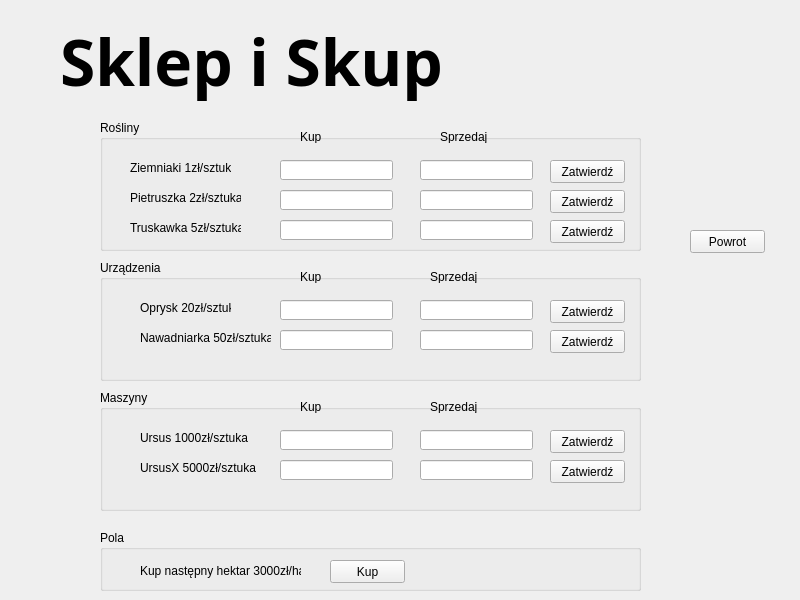
<?xml version="1.0" encoding="UTF-8"?>
<ui version="4.0">
 <class>CSklep</class>
 <widget class="QWidget" name="CSklep">
  <property name="geometry">
   <rect>
    <x>0</x>
    <y>0</y>
    <width>800</width>
    <height>600</height>
   </rect>
  </property>
  <property name="windowTitle">
   <string>Form</string>
  </property>
  <widget class="QLabel" name="label">
   <property name="geometry">
    <rect>
     <x>60</x>
     <y>20</y>
     <width>471</width>
     <height>81</height>
    </rect>
   </property>
   <property name="font">
    <font>
     <family>Rockwell Extra Bold</family>
     <pointsize>48</pointsize>
     <weight>75</weight>
     <bold>true</bold>
    </font>
   </property>
   <property name="text">
    <string>Sklep i Skup</string>
   </property>
  </widget>
  <widget class="QPushButton" name="pushButton">
   <property name="geometry">
    <rect>
     <x>690</x>
     <y>230</y>
     <width>75</width>
     <height>23</height>
    </rect>
   </property>
   <property name="text">
    <string>Powrot</string>
   </property>
  </widget>
  <widget class="QLabel" name="label_2">
   <property name="geometry">
    <rect>
     <x>130</x>
     <y>160</y>
     <width>101</width>
     <height>16</height>
    </rect>
   </property>
   <property name="text">
    <string>Ziemniaki 1zł/sztuka</string>
   </property>
  </widget>
  <widget class="QLabel" name="label_3">
   <property name="geometry">
    <rect>
     <x>130</x>
     <y>190</y>
     <width>111</width>
     <height>16</height>
    </rect>
   </property>
   <property name="text">
    <string>Pietruszka 2zł/sztuka</string>
   </property>
  </widget>
  <widget class="QLabel" name="label_4">
   <property name="geometry">
    <rect>
     <x>130</x>
     <y>220</y>
     <width>111</width>
     <height>16</height>
    </rect>
   </property>
   <property name="text">
    <string>Truskawka 5zł/sztuka</string>
   </property>
  </widget>
  <widget class="QLineEdit" name="kupZiemniaki">
   <property name="geometry">
    <rect>
     <x>280</x>
     <y>160</y>
     <width>113</width>
     <height>20</height>
    </rect>
   </property>
  </widget>
  <widget class="QLabel" name="label_5">
   <property name="geometry">
    <rect>
     <x>300</x>
     <y>130</y>
     <width>47</width>
     <height>13</height>
    </rect>
   </property>
   <property name="text">
    <string>Kup</string>
   </property>
  </widget>
  <widget class="QLabel" name="label_6">
   <property name="geometry">
    <rect>
     <x>440</x>
     <y>130</y>
     <width>47</width>
     <height>13</height>
    </rect>
   </property>
   <property name="text">
    <string>Sprzedaj</string>
   </property>
  </widget>
  <widget class="QLineEdit" name="sprzedajZiemniaki">
   <property name="geometry">
    <rect>
     <x>420</x>
     <y>160</y>
     <width>113</width>
     <height>20</height>
    </rect>
   </property>
  </widget>
  <widget class="QLineEdit" name="kupPietruszki">
   <property name="geometry">
    <rect>
     <x>280</x>
     <y>190</y>
     <width>113</width>
     <height>20</height>
    </rect>
   </property>
  </widget>
  <widget class="QLineEdit" name="kupTruskawki">
   <property name="geometry">
    <rect>
     <x>280</x>
     <y>220</y>
     <width>113</width>
     <height>20</height>
    </rect>
   </property>
  </widget>
  <widget class="QLineEdit" name="sprzedajPietruszki">
   <property name="geometry">
    <rect>
     <x>420</x>
     <y>190</y>
     <width>113</width>
     <height>20</height>
    </rect>
   </property>
  </widget>
  <widget class="QLineEdit" name="sprzedajTruskawki">
   <property name="geometry">
    <rect>
     <x>420</x>
     <y>220</y>
     <width>113</width>
     <height>20</height>
    </rect>
   </property>
  </widget>
  <widget class="QPushButton" name="ZatZiemniaki">
   <property name="geometry">
    <rect>
     <x>550</x>
     <y>160</y>
     <width>75</width>
     <height>23</height>
    </rect>
   </property>
   <property name="text">
    <string>Zatwierdź</string>
   </property>
  </widget>
  <widget class="QPushButton" name="zatPietruszki">
   <property name="geometry">
    <rect>
     <x>550</x>
     <y>190</y>
     <width>75</width>
     <height>23</height>
    </rect>
   </property>
   <property name="text">
    <string>Zatwierdź</string>
   </property>
  </widget>
  <widget class="QPushButton" name="zatTruskawki">
   <property name="geometry">
    <rect>
     <x>550</x>
     <y>220</y>
     <width>75</width>
     <height>23</height>
    </rect>
   </property>
   <property name="text">
    <string>Zatwierdź</string>
   </property>
  </widget>
  <widget class="QGroupBox" name="groupBox">
   <property name="geometry">
    <rect>
     <x>100</x>
     <y>120</y>
     <width>541</width>
     <height>131</height>
    </rect>
   </property>
   <property name="title">
    <string>Rośliny</string>
   </property>
  </widget>
  <widget class="QGroupBox" name="groupBox_2">
   <property name="geometry">
    <rect>
     <x>100</x>
     <y>260</y>
     <width>541</width>
     <height>121</height>
    </rect>
   </property>
   <property name="title">
    <string>Urządzenia</string>
   </property>
   <widget class="QLabel" name="label_7">
    <property name="geometry">
     <rect>
      <x>40</x>
      <y>70</y>
      <width>131</width>
      <height>16</height>
     </rect>
    </property>
    <property name="text">
     <string>Nawadniarka 50zł/sztuka</string>
    </property>
   </widget>
   <widget class="QLabel" name="label_8">
    <property name="geometry">
     <rect>
      <x>40</x>
      <y>40</y>
      <width>91</width>
      <height>16</height>
     </rect>
    </property>
    <property name="text">
     <string>Oprysk 20zł/sztuka</string>
    </property>
   </widget>
   <widget class="QLabel" name="label_9">
    <property name="geometry">
     <rect>
      <x>200</x>
      <y>10</y>
      <width>47</width>
      <height>13</height>
     </rect>
    </property>
    <property name="text">
     <string>Kup</string>
    </property>
   </widget>
   <widget class="QLabel" name="label_10">
    <property name="geometry">
     <rect>
      <x>330</x>
      <y>10</y>
      <width>47</width>
      <height>13</height>
     </rect>
    </property>
    <property name="text">
     <string>Sprzedaj</string>
    </property>
   </widget>
   <widget class="QLineEdit" name="kupOprysk">
    <property name="geometry">
     <rect>
      <x>180</x>
      <y>40</y>
      <width>113</width>
      <height>20</height>
     </rect>
    </property>
   </widget>
   <widget class="QLineEdit" name="kupNawadniarka">
    <property name="geometry">
     <rect>
      <x>180</x>
      <y>70</y>
      <width>113</width>
      <height>20</height>
     </rect>
    </property>
   </widget>
   <widget class="QLineEdit" name="sprzedajOprysk">
    <property name="geometry">
     <rect>
      <x>320</x>
      <y>40</y>
      <width>113</width>
      <height>20</height>
     </rect>
    </property>
   </widget>
   <widget class="QLineEdit" name="sprzedajNawadniarka">
    <property name="geometry">
     <rect>
      <x>320</x>
      <y>70</y>
      <width>113</width>
      <height>20</height>
     </rect>
    </property>
   </widget>
   <widget class="QPushButton" name="zatOprysk">
    <property name="geometry">
     <rect>
      <x>450</x>
      <y>40</y>
      <width>75</width>
      <height>23</height>
     </rect>
    </property>
    <property name="text">
     <string>Zatwierdź</string>
    </property>
   </widget>
   <widget class="QPushButton" name="zatNawadniarka">
    <property name="geometry">
     <rect>
      <x>450</x>
      <y>70</y>
      <width>75</width>
      <height>23</height>
     </rect>
    </property>
    <property name="text">
     <string>Zatwierdź</string>
    </property>
   </widget>
  </widget>
  <widget class="QGroupBox" name="groupBox_3">
   <property name="geometry">
    <rect>
     <x>100</x>
     <y>390</y>
     <width>541</width>
     <height>121</height>
    </rect>
   </property>
   <property name="title">
    <string>Maszyny</string>
   </property>
   <widget class="QLabel" name="label_11">
    <property name="geometry">
     <rect>
      <x>40</x>
      <y>70</y>
      <width>131</width>
      <height>16</height>
     </rect>
    </property>
    <property name="text">
     <string>UrsusX 5000zł/sztuka</string>
    </property>
   </widget>
   <widget class="QLabel" name="label_12">
    <property name="geometry">
     <rect>
      <x>40</x>
      <y>40</y>
      <width>111</width>
      <height>16</height>
     </rect>
    </property>
    <property name="text">
     <string>Ursus 1000zł/sztuka</string>
    </property>
   </widget>
   <widget class="QLabel" name="label_13">
    <property name="geometry">
     <rect>
      <x>200</x>
      <y>10</y>
      <width>47</width>
      <height>13</height>
     </rect>
    </property>
    <property name="text">
     <string>Kup</string>
    </property>
   </widget>
   <widget class="QLabel" name="label_14">
    <property name="geometry">
     <rect>
      <x>330</x>
      <y>10</y>
      <width>47</width>
      <height>13</height>
     </rect>
    </property>
    <property name="text">
     <string>Sprzedaj</string>
    </property>
   </widget>
   <widget class="QLineEdit" name="kupUrsus">
    <property name="geometry">
     <rect>
      <x>180</x>
      <y>40</y>
      <width>113</width>
      <height>20</height>
     </rect>
    </property>
   </widget>
   <widget class="QLineEdit" name="kupUrsusX">
    <property name="geometry">
     <rect>
      <x>180</x>
      <y>70</y>
      <width>113</width>
      <height>20</height>
     </rect>
    </property>
   </widget>
   <widget class="QLineEdit" name="sprzedajUrsus">
    <property name="geometry">
     <rect>
      <x>320</x>
      <y>40</y>
      <width>113</width>
      <height>20</height>
     </rect>
    </property>
   </widget>
   <widget class="QLineEdit" name="sprzedajUrsusX">
    <property name="geometry">
     <rect>
      <x>320</x>
      <y>70</y>
      <width>113</width>
      <height>20</height>
     </rect>
    </property>
   </widget>
   <widget class="QPushButton" name="zatUrsus">
    <property name="geometry">
     <rect>
      <x>450</x>
      <y>40</y>
      <width>75</width>
      <height>23</height>
     </rect>
    </property>
    <property name="text">
     <string>Zatwierdź</string>
    </property>
   </widget>
   <widget class="QPushButton" name="zatUrsusX">
    <property name="geometry">
     <rect>
      <x>450</x>
      <y>70</y>
      <width>75</width>
      <height>23</height>
     </rect>
    </property>
    <property name="text">
     <string>Zatwierdź</string>
    </property>
   </widget>
  </widget>
  <widget class="QGroupBox" name="groupBox_4">
   <property name="geometry">
    <rect>
     <x>100</x>
     <y>530</y>
     <width>541</width>
     <height>61</height>
    </rect>
   </property>
   <property name="title">
    <string>Pola</string>
   </property>
   <widget class="QLabel" name="label_15">
    <property name="geometry">
     <rect>
      <x>40</x>
      <y>30</y>
      <width>161</width>
      <height>21</height>
     </rect>
    </property>
    <property name="text">
     <string>Kup następny hektar 3000zł/ha</string>
    </property>
   </widget>
   <widget class="QPushButton" name="pushButton_2">
    <property name="geometry">
     <rect>
      <x>230</x>
      <y>30</y>
      <width>75</width>
      <height>23</height>
     </rect>
    </property>
    <property name="text">
     <string>Kup</string>
    </property>
   </widget>
  </widget>
  <zorder>groupBox</zorder>
  <zorder>label</zorder>
  <zorder>pushButton</zorder>
  <zorder>label_2</zorder>
  <zorder>label_3</zorder>
  <zorder>label_4</zorder>
  <zorder>kupZiemniaki</zorder>
  <zorder>label_5</zorder>
  <zorder>label_6</zorder>
  <zorder>sprzedajZiemniaki</zorder>
  <zorder>kupPietruszki</zorder>
  <zorder>kupTruskawki</zorder>
  <zorder>sprzedajPietruszki</zorder>
  <zorder>sprzedajTruskawki</zorder>
  <zorder>ZatZiemniaki</zorder>
  <zorder>zatPietruszki</zorder>
  <zorder>zatTruskawki</zorder>
  <zorder>groupBox_2</zorder>
  <zorder>groupBox_3</zorder>
  <zorder>groupBox_4</zorder>
 </widget>
 <resources/>
 <connections/>
</ui>
